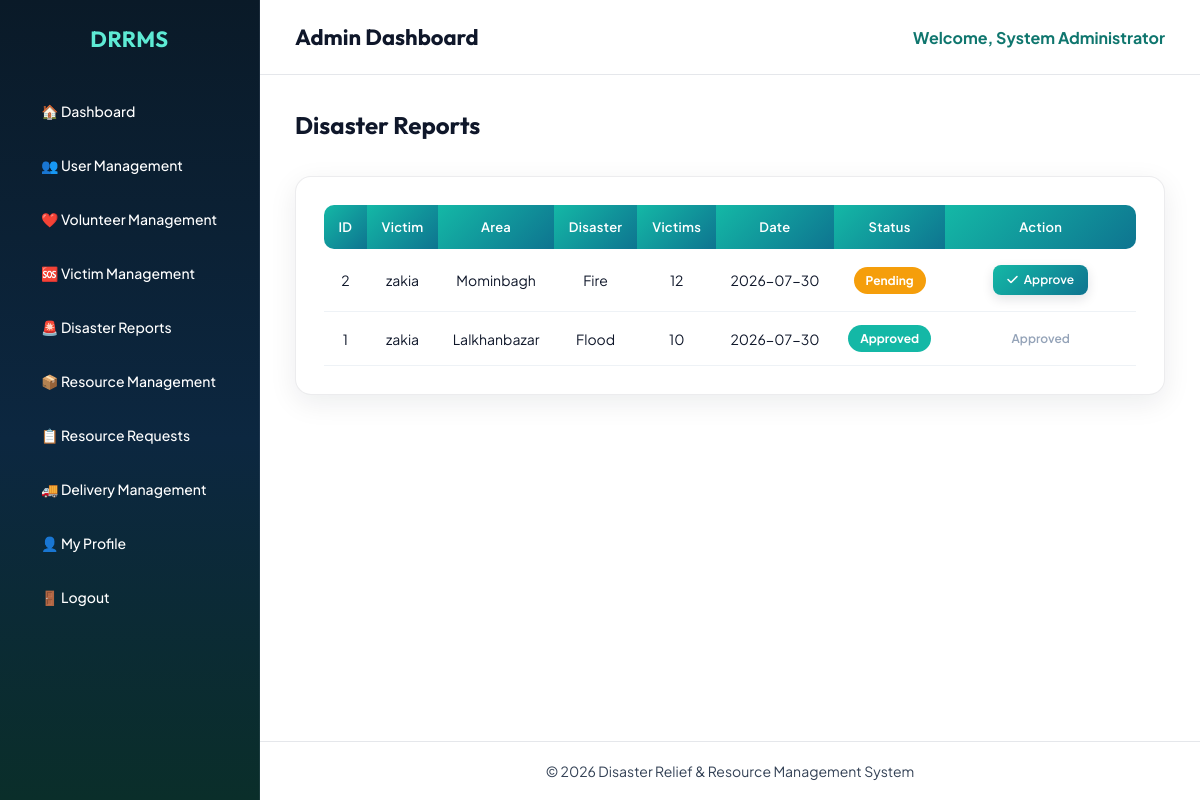
/admin/disaster_reports.php (signed in), run on the app's committed database.
### tables this page shows
CREATE TABLE `disaster_report` (
  `report_id` int(11) NOT NULL,
  `victim_id` int(11) NOT NULL,
  `area_name` varchar(100) NOT NULL,
  `disaster_type` enum('Flood','Fire','Cyclone','Earthquake','Landslide','Storm','Others') NOT NULL,
  `number_of_victims` int(11) NOT NULL,
  `report_date` date NOT NULL,
  `notes` text DEFAULT NULL,
  `status` enum('Pending','Approved') NOT NULL DEFAULT 'Pending'
);

CREATE TABLE `users` (
  `user_id` int(11) NOT NULL,
  `name` varchar(100) NOT NULL,
  `email` varchar(100) NOT NULL,
  `phone` varchar(20) NOT NULL,
  `address` text NOT NULL,
  `password` varchar(255) NOT NULL,
  `registration_date` date NOT NULL,
  `nid_number` varchar(20) NOT NULL,
  `role` enum('Admin','Volunteer','Victim') NOT NULL
);

### admin/disaster_reports.php (the view, shortened to what this page needs)
<?php
include("../config/database.php");
$sql = mysqli_query($conn, "
SELECT
disaster_report.*,
users.name
FROM disaster_report
INNER JOIN victim ON disaster_report.victim_id=victim.victim_id
INNER JOIN users ON victim.user_id=users.user_id
ORDER BY report_id DESC
");
?>
<!DOCTYPE html>
<html lang="en">
<head>
<link rel="stylesheet" href="../css/admin.css">
<link rel="stylesheet" href="https://cdnjs.cloudflare.com/ajax/libs/font-awesome/6.7.2/css/all.min.css">
</head>
<body>
<div class="dashboard">
<?php include("../includes/admin_sidebar.php"); ?>
<div class="main-content">
<?php include("../includes/admin_header.php"); ?>
<div class="content">
<h2 style="margin-bottom:25px;">Disaster Reports</h2>
<div class="table-box">
<table>
<tr>
<th>ID</th>
<th>Victim</th>
<th>Area</th>
<th>Disaster</th>
<th>Victims</th>
<th>Date</th>
<th>Status</th>
<th>Action</th>
</tr>
<?php
while($row = mysqli_fetch_assoc($sql))
{
    $status = $row['status'];
    $id = (int)$row['report_id'];
?>
<tr>
<td><?php echo $id; ?></td>
<td><?php echo htmlspecialchars($row['name']); ?></td>
<td><?php echo htmlspecialchars($row['area_name']); ?></td>
<td><?php echo htmlspecialchars($row['disaster_type']); ?></td>
<td><?php echo (int)$row['number_of_victims']; ?></td>
<td><?php echo htmlspecialchars($row['report_date']); ?></td>
<td>
<?php if($status == "Approved"){ ?>
<span class="status-badge status-approved">Approved</span>
<?php } else { ?>
<span class="status-badge status-pending">Pending</span>
<?php } ?>
</td>
<td>
<div class="action-cell">
<?php if($status != "Approved"){ ?>
<a class="approve-btn"
href="?approve=<?php echo $id; ?>"
onclick="return confirm('Approve this disaster report?');">
<i class="fa-solid fa-check"></i> Approve
</a>
<?php } else { ?>
<span class="action-none">Approved</span>
<?php } ?>
</div>
</td>
</tr>
<?php } ?>
</table>
</div>
</div>
<?php include("../includes/admin_footer.php"); ?>
</div>
</div>
</body>
</html>

### css/admin.css (style rules this page uses)
:root { --bg-page:#eef4f7; --bg-deep:#061018; --bg-sidebar:#0a1a28; --primary:#14b8a6; --primary-deep:#0f766e; --accent:#f97316; --text:#0f172a; --muted:#64748b; --white:#ffffff; --border:rgba(15,23,42,.08); --gradient-primary:linear-gradient(135deg, #14b8a6 0%, #0e7490 100%); --gradient-accent:linear-gradient(135deg, #f97316 0%, #dc2626 100%); --gradient-sidebar: linear-gradient(180deg, #0a1a28 0%, #0c2740 55%, #0a2e2a 100%); --shadow:0 8px 28px rgba(15,23,42,.08); --font-display:'Outfit',sans-serif; --font-body:'Plus Jakarta Sans',sans-serif; }
* { margin:0; padding:0; box-sizing:border-box; font-family:var(--font-body); }
body { background:#ffffff; color:var(--text); }
h1,h2,h3,.sidebar h2 { font-family:var(--font-display); }
.dashboard { display:flex; min-height:100vh; background:#ffffff; }
.main-content { margin-left:260px; width:calc(100% - 260px); min-height:100vh; background:#ffffff; display:flex; flex-direction:column; }
.content { padding:35px; background:#ffffff; color:#0f172a; flex:1 0 auto; }
.content h2 { color:#0f172a; }
.table-box { margin-top:36px; background:var(--white); border-radius:16px; padding:28px; border:1px solid var(--border); box-shadow:var(--shadow); }
table { width:100%; border-collapse:collapse; }
table th { background:var(--gradient-primary); color:white; padding:14px; font-weight:600; font-size:13px; letter-spacing:.02em; }
table th:first-child { border-radius:10px 0 0 10px; }
table th:last-child { border-radius:0 10px 10px 0; }
table td { padding:13px; border-bottom:1px solid #eef2f6; text-align:center; font-size:14px; color:#0f172a; background:#ffffff; }
.approve-btn, .reject-btn, .assign-btn { display:inline-flex; align-items:center; justify-content:center; gap:6px; padding:8px 14px; margin:3px; border-radius:8px; text-decoration:none; font-size:12px; font-weight:600; color:#fff !important; white-space:nowrap; line-height:1.2; box-shadow:0 4px 12px rgba(15,23,42,.12); transition:.2s; }
.approve-btn { background:linear-gradient(135deg, #14b8a6 0%, #0e7490 100%); }
.action-cell { display:flex; flex-wrap:wrap; align-items:center; justify-content:center; gap:6px; min-width:160px; }
.action-none { color:#94a3b8; font-size:12px; font-weight:600; }
.status-badge { display:inline-block; padding:6px 12px; border-radius:999px; font-size:12px; font-weight:700; color:#ffffff; }
.status-pending { background:#f59e0b; }
.status-approved { background:#14b8a6; }

### data on the page
disaster_report: report_id "2", users.name "zakia", area_name "Mominbagh", disaster_type "Fire", number_of_victims "12", report_date "2026-07-30", status "Pending"
disaster_report: report_id "1", users.name "zakia", area_name "Lalkhanbazar", disaster_type "Flood", number_of_victims "10", report_date "2026-07-30", status "Approved"

### other printed values
$_SESSION['name'] "System Administrator"
